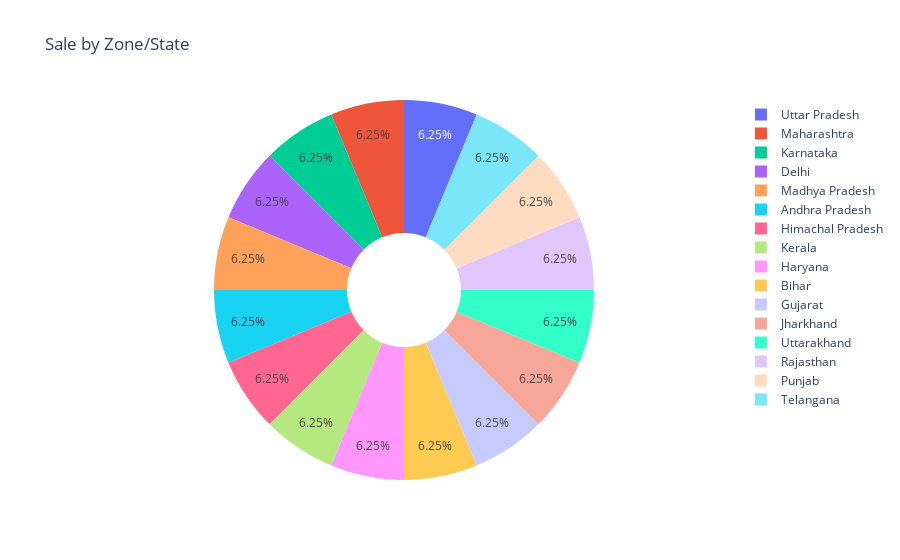

The notebook cell saved with this chart:
### Markdown cell above
## Top States by zone

### Code cell
import plotly.express as px
labels=df['Zone'].unique()
values=df['State'].value_counts()
fig=px.pie(values,labels=labels,title="Sale by Zone/State",names=values.index,hole=0.3)
fig.show()

### Figure 1 — Plotly figure (JSON) as saved in the notebook; plotly's stock layout.template omitted (floating-point values rounded to 4 significant figures)
{"data": [{"domain": {"x": [0, 1], "y": [0, 1]}, "hole": 0.3, "hovertemplate": "index=%{label}<extra></extra>", "labels": ["Uttar Pradesh", "Maharashtra", "Karnataka", "Delhi", "Madhya Pradesh", "Andhra Pradesh", "Himachal Pradesh", "Kerala", "Haryana", "Bihar", "Gujarat", "Jharkhand", "Uttarakhand", "Rajasthan", "Punjab", "Telangana"], "legendgroup": "", "name": "", "showlegend": true, "type": "pie"}], "layout": {"legend": {"tracegroupgap": 0}, "title": {"text": "Sale by Zone/State"}}}
